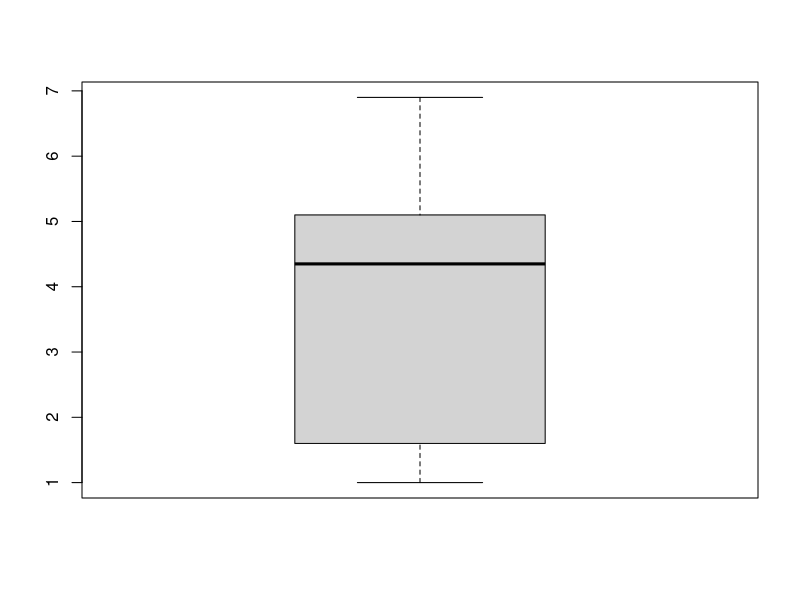
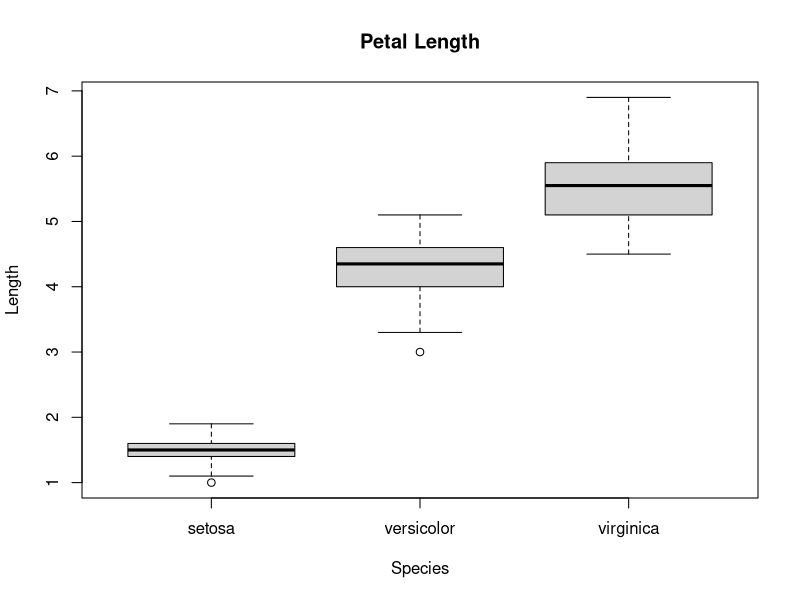

Source code (R) for these figures, in order:
summary(iris)
head(iris)
by(iris$Petal.Length, iris$Species, summary)
mean(iris$Sepal.Length)
var(iris$Sepal.Length)
boxplot(iris$Petal.Length)
boxplot(Petal.Length ~ Species, data = iris, main = "Petal Length", xlab = "Species", ylab = "Length")
